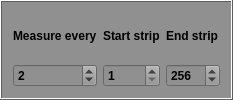
       <widget class="QFrame" name="Cac_frame">
        <property name="maximumSize">
         <size>
          <width>16777215</width>
          <height>16777215</height>
         </size>
        </property>
        <property name="palette">
         <palette>
          <active>
           <colorrole role="WindowText">
            <brush brushstyle="SolidPattern">
             <color alpha="255">
              <red>0</red>
              <green>0</green>
              <blue>0</blue>
             </color>
            </brush>
           </colorrole>
           <colorrole role="Button">
            <brush brushstyle="SolidPattern">
             <color alpha="255">
              <red>144</red>
              <green>144</green>
              <blue>144</blue>
             </color>
            </brush>
           </colorrole>
           <colorrole role="Light">
            <brush brushstyle="SolidPattern">
             <color alpha="255">
              <red>255</red>
              <green>255</green>
              <blue>255</blue>
             </color>
            </brush>
           </colorrole>
           <colorrole role="Midlight">
            <brush brushstyle="SolidPattern">
             <color alpha="255">
              <red>220</red>
              <green>220</green>
              <blue>220</blue>
             </color>
            </brush>
           </colorrole>
           <colorrole role="Dark">
            <brush brushstyle="SolidPattern">
             <color alpha="255">
              <red>93</red>
              <green>93</green>
              <blue>93</blue>
             </color>
            </brush>
           </colorrole>
           <colorrole role="Mid">
            <brush brushstyle="SolidPattern">
             <color alpha="255">
              <red>124</red>
              <green>124</green>
              <blue>124</blue>
             </color>
            </brush>
           </colorrole>
           <colorrole role="Text">
            <brush brushstyle="SolidPattern">
             <color alpha="255">
              <red>0</red>
              <green>0</green>
              <blue>0</blue>
             </color>
            </brush>
           </colorrole>
           <colorrole role="BrightText">
            <brush brushstyle="SolidPattern">
             <color alpha="255">
              <red>121</red>
              <green>121</green>
              <blue>121</blue>
             </color>
            </brush>
           </colorrole>
           <colorrole role="ButtonText">
            <brush brushstyle="SolidPattern">
             <color alpha="255">
              <red>0</red>
              <green>0</green>
              <blue>0</blue>
             </color>
            </brush>
           </colorrole>
           <colorrole role="Base">
            <brush brushstyle="SolidPattern">
             <color alpha="255">
              <red>144</red>
              <green>144</green>
              <blue>144</blue>
             </color>
            </brush>
           </colorrole>
           <colorrole role="Window">
            <brush brushstyle="SolidPattern">
             <color alpha="255">
              <red>144</red>
              <green>144</green>
              <blue>144</blue>
             </color>
            </brush>
           </colorrole>
           <colorrole role="Shadow">
            <brush brushstyle="SolidPattern">
             <color alpha="255">
              <red>0</red>
              <green>0</green>
              <blue>0</blue>
             </color>
            </brush>
           </colorrole>
           <colorrole role="AlternateBase">
            <brush brushstyle="SolidPattern">
             <color alpha="255">
              <red>220</red>
              <green>220</green>
              <blue>220</blue>
             </color>
            </brush>
           </colorrole>
           <colorrole role="NoRole">
            <brush brushstyle="SolidPattern">
             <color alpha="255">
              <red>145</red>
              <green>145</green>
              <blue>145</blue>
             </color>
            </brush>
           </colorrole>
           <colorrole role="ToolTipBase">
            <brush brushstyle="SolidPattern">
             <color alpha="255">
              <red>255</red>
              <green>255</green>
              <blue>220</blue>
             </color>
            </brush>
           </colorrole>
           <colorrole role="ToolTipText">
            <brush brushstyle="SolidPattern">
             <color alpha="255">
              <red>0</red>
              <green>0</green>
              <blue>0</blue>
             </color>
            </brush>
           </colorrole>
          </active>
          <inactive>
           <colorrole role="WindowText">
            <brush brushstyle="SolidPattern">
             <color alpha="255">
              <red>0</red>
              <green>0</green>
              <blue>0</blue>
             </color>
            </brush>
           </colorrole>
           <colorrole role="Button">
            <brush brushstyle="SolidPattern">
             <color alpha="255">
              <red>144</red>
              <green>144</green>
              <blue>144</blue>
             </color>
            </brush>
           </colorrole>
           <colorrole role="Light">
            <brush brushstyle="SolidPattern">
             <color alpha="255">
              <red>255</red>
              <green>255</green>
              <blue>255</blue>
             </color>
            </brush>
           </colorrole>
           <colorrole role="Midlight">
            <brush brushstyle="SolidPattern">
             <color alpha="255">
              <red>220</red>
              <green>220</green>
              <blue>220</blue>
             </color>
            </brush>
           </colorrole>
           <colorrole role="Dark">
            <brush brushstyle="SolidPattern">
             <color alpha="255">
              <red>93</red>
              <green>93</green>
              <blue>93</blue>
             </color>
            </brush>
           </colorrole>
           <colorrole role="Mid">
            <brush brushstyle="SolidPattern">
             <color alpha="255">
              <red>124</red>
              <green>124</green>
              <blue>124</blue>
             </color>
            </brush>
           </colorrole>
           <colorrole role="Text">
            <brush brushstyle="SolidPattern">
             <color alpha="255">
              <red>0</red>
              <green>0</green>
              <blue>0</blue>
             </color>
            </brush>
           </colorrole>
           <colorrole role="BrightText">
            <brush brushstyle="SolidPattern">
             <color alpha="255">
              <red>121</red>
              <green>121</green>
              <blue>121</blue>
             </color>
            </brush>
           </colorrole>
           <colorrole role="ButtonText">
            <brush brushstyle="SolidPattern">
             <color alpha="255">
              <red>0</red>
              <green>0</green>
              <blue>0</blue>
             </color>
            </brush>
           </colorrole>
           <colorrole role="Base">
            <brush brushstyle="SolidPattern">
             <color alpha="255">
              <red>144</red>
              <green>144</green>
              <blue>144</blue>
             </color>
            </brush>
           </colorrole>
           <colorrole role="Window">
            <brush brushstyle="SolidPattern">
             <color alpha="255">
              <red>144</red>
              <green>144</green>
              <blue>144</blue>
             </color>
            </brush>
           </colorrole>
           <colorrole role="Shadow">
            <brush brushstyle="SolidPattern">
             <color alpha="255">
              <red>0</red>
              <green>0</green>
              <blue>0</blue>
             </color>
            </brush>
           </colorrole>
           <colorrole role="AlternateBase">
            <brush brushstyle="SolidPattern">
             <color alpha="255">
              <red>220</red>
              <green>220</green>
              <blue>220</blue>
             </color>
            </brush>
           </colorrole>
           <colorrole role="NoRole">
            <brush brushstyle="SolidPattern">
             <color alpha="255">
              <red>145</red>
              <green>145</green>
              <blue>145</blue>
             </color>
            </brush>
           </colorrole>
           <colorrole role="ToolTipBase">
            <brush brushstyle="SolidPattern">
             <color alpha="255">
              <red>255</red>
              <green>255</green>
              <blue>220</blue>
             </color>
            </brush>
           </colorrole>
           <colorrole role="ToolTipText">
            <brush brushstyle="SolidPattern">
             <color alpha="255">
              <red>0</red>
              <green>0</green>
              <blue>0</blue>
             </color>
            </brush>
           </colorrole>
          </inactive>
          <disabled>
           <colorrole role="WindowText">
            <brush brushstyle="SolidPattern">
             <color alpha="255">
              <red>93</red>
              <green>93</green>
              <blue>93</blue>
             </color>
            </brush>
           </colorrole>
           <colorrole role="Button">
            <brush brushstyle="SolidPattern">
             <color alpha="255">
              <red>144</red>
              <green>144</green>
              <blue>144</blue>
             </color>
            </brush>
           </colorrole>
           <colorrole role="Light">
            <brush brushstyle="SolidPattern">
             <color alpha="255">
              <red>255</red>
              <green>255</green>
              <blue>255</blue>
             </color>
            </brush>
           </colorrole>
           <colorrole role="Midlight">
            <brush brushstyle="SolidPattern">
             <color alpha="255">
              <red>220</red>
              <green>220</green>
              <blue>220</blue>
             </color>
            </brush>
           </colorrole>
           <colorrole role="Dark">
            <brush brushstyle="SolidPattern">
             <color alpha="255">
              <red>93</red>
              <green>93</green>
              <blue>93</blue>
             </color>
            </brush>
           </colorrole>
           <colorrole role="Mid">
            <brush brushstyle="SolidPattern">
             <color alpha="255">
              <red>124</red>
              <green>124</green>
              <blue>124</blue>
             </color>
            </brush>
           </colorrole>
           <colorrole role="Text">
            <brush brushstyle="SolidPattern">
             <color alpha="255">
              <red>93</red>
              <green>93</green>
              <blue>93</blue>
             </color>
            </brush>
           </colorrole>
           <colorrole role="BrightText">
            <brush brushstyle="SolidPattern">
             <color alpha="255">
              <red>121</red>
              <green>121</green>
              <blue>121</blue>
             </color>
            </brush>
           </colorrole>
           <colorrole role="ButtonText">
            <brush brushstyle="SolidPattern">
             <color alpha="255">
              <red>93</red>
              <green>93</green>
              <blue>93</blue>
             </color>
            </brush>
           </colorrole>
           <colorrole role="Base">
            <brush brushstyle="SolidPattern">
             <color alpha="255">
              <red>144</red>
              <green>144</green>
              <blue>144</blue>
             </color>
            </brush>
           </colorrole>
           <colorrole role="Window">
            <brush brushstyle="SolidPattern">
             <color alpha="255">
              <red>144</red>
              <green>144</green>
              <blue>144</blue>
             </color>
            </brush>
           </colorrole>
           <colorrole role="Shadow">
            <brush brushstyle="SolidPattern">
             <color alpha="255">
              <red>0</red>
              <green>0</green>
              <blue>0</blue>
             </color>
            </brush>
           </colorrole>
           <colorrole role="AlternateBase">
            <brush brushstyle="SolidPattern">
             <color alpha="255">
              <red>186</red>
              <green>186</green>
              <blue>186</blue>
             </color>
            </brush>
           </colorrole>
           <colorrole role="NoRole">
            <brush brushstyle="SolidPattern">
             <color alpha="255">
              <red>145</red>
              <green>145</green>
              <blue>145</blue>
             </color>
            </brush>
           </colorrole>
           <colorrole role="ToolTipBase">
            <brush brushstyle="SolidPattern">
             <color alpha="255">
              <red>255</red>
              <green>255</green>
              <blue>220</blue>
             </color>
            </brush>
           </colorrole>
           <colorrole role="ToolTipText">
            <brush brushstyle="SolidPattern">
             <color alpha="255">
              <red>0</red>
              <green>0</green>
              <blue>0</blue>
             </color>
            </brush>
           </colorrole>
          </disabled>
         </palette>
        </property>
        <property name="font">
         <font>
          <weight>75</weight>
          <bold>true</bold>
         </font>
        </property>
        <property name="styleSheet">
         <string notr="true"/>
        </property>
        <property name="frameShape">
         <enum>QFrame::Box</enum>
        </property>
        <property name="frameShadow">
         <enum>QFrame::Raised</enum>
        </property>
        <layout class="QGridLayout" name="gridLayout_8">
         <property name="bottomMargin">
          <number>11</number>
         </property>
         <item row="2" column="1">
          <widget class="QDoubleSpinBox" name="C_ac_Start_strip">
           <property name="decimals">
            <number>0</number>
           </property>
           <property name="minimum">
            <double>1.000000000000000</double>
           </property>
           <property name="maximum">
            <double>3000.000000000000000</double>
           </property>
           <property name="singleStep">
            <double>1.000000000000000</double>
           </property>
           <property name="value">
            <double>1.000000000000000</double>
           </property>
          </widget>
         </item>
         <item row="2" column="2">
          <widget class="QDoubleSpinBox" name="C_ac_End_strip">
           <property name="buttonSymbols">
            <enum>QAbstractSpinBox::UpDownArrows</enum>
           </property>
           <property name="decimals">
            <number>0</number>
           </property>
           <property name="minimum">
            <double>1.000000000000000</double>
           </property>
           <property name="maximum">
            <double>3000.000000000000000</double>
           </property>
           <property name="value">
            <double>256.000000000000000</double>
           </property>
          </widget>
         </item>
         <item row="2" column="0">
          <widget class="QDoubleSpinBox" name="C_ac_every">
           <property name="decimals">
            <number>0</number>
           </property>
           <property name="minimum">
            <double>1.000000000000000</double>
           </property>
           <property name="maximum">
            <double>3000.000000000000000</double>
           </property>
           <property name="singleStep">
            <double>1.000000000000000</double>
           </property>
           <property name="value">
            <double>2.000000000000000</double>
           </property>
          </widget>
         </item>
         <item row="1" column="2">
          <widget class="QLabel" name="voltages_steps_label_CV_5">
           <property name="text">
            <string>End strip</string>
           </property>
          </widget>
         </item>
         <item row="1" column="0">
          <widget class="QLabel" name="max_voltage_label_CV_5">
           <property name="text">
            <string>Measure every</string>
           </property>
          </widget>
         </item>
         <item row="1" column="1">
          <widget class="QLabel" name="compliance_label_CV_5">
           <property name="text">
            <string>Start strip</string>
           </property>
          </widget>
         </item>
        </layout>
       </widget>
